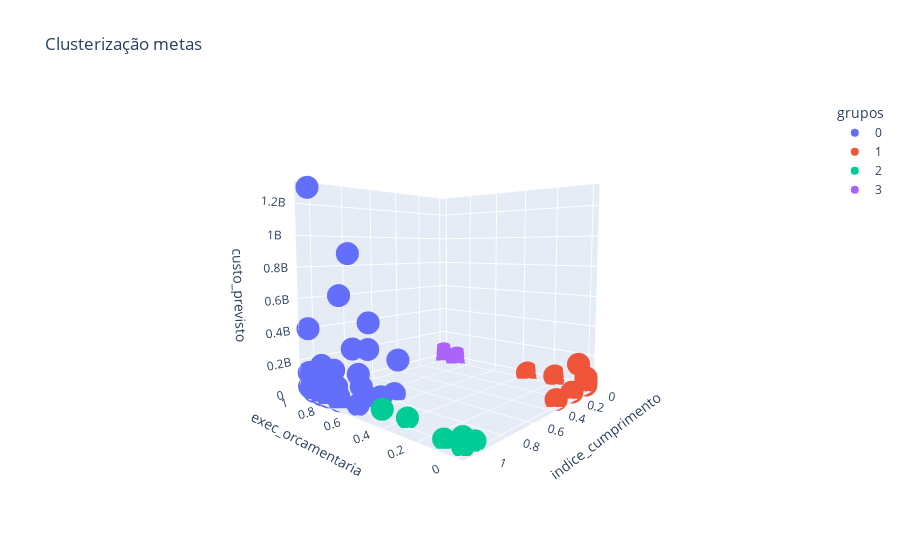

This figure's notebook cell:
### Code cell
fig = px.scatter_3d(df, x='exec_orcamentaria', y='indice_cumprimento', z='custo_previsto',
              color='grupos', title = "Clusterização metas")
fig.show()

### Figure 1 — Plotly figure (JSON) as saved in the notebook; plotly's stock layout.template omitted (floating-point values rounded to 4 significant figures)
{"data": [{"hovertemplate": "grupos=0<br>exec_orcamentaria=%{x}<br>indice_cumprimento=%{y}<br>custo_previsto=%{z}<extra></extra>", "legendgroup": "0", "marker": {"color": "#636efa", "symbol": "circle"}, "mode": "markers", "name": "0", "scene": "scene", "showlegend": true, "type": "scatter3d", "x": [0.9736, 0.6566, 0.9299, 0.9994, 0.7362, 0.5883, 0.9585, 0.9441, 1, 0.9163, 0.8175, 0.6437, 0.6425, 0.8378, 0.729, 0.8589, 0.5261, 0.8356, 0.932, 1, 1, 0.7483, 1, 0.9383, 0.9965, 0.888, 0.9833, 0.7607, 0.6063, 0.859, 0.9491, 0.892, 0.9804], "y": [1.05, 0.961, 1.05, 0.664, 1.05, 0.816, 1.05, 0.923, 1, 1, 0.861, 0.88, 0.792, 1.05, 1, 0.846, 1.05, 0.9, 1.05, 1.05, 1.05, 1.05, 1.05, 1.009, 1, 1.05, 1.05, 1.044, 1.05, 1, 1.05, 1.05, 1.006], "z": [1297000000.0, 30000000, 55280000.0, 190300000.0, 642600000.0, 233800000.0, 3976540, 2396800, 0, 6713640, 17840000.0, 5565000.0, 0, 1592000, 888900000.0, 87060000.0, 509424520, 273300000.0, 86610000.0, 26630000.0, 118300000.0, 2756250, 405494158, 2800000, 200000, 189900000.0, 17230000.0, 25000000, 19512479, 153800000.0, 5465301, 0, 31000]}, {"hovertemplate": "grupos=1<br>exec_orcamentaria=%{x}<br>indice_cumprimento=%{y}<br>custo_previsto=%{z}<extra></extra>", "legendgroup": "1", "marker": {"color": "#EF553B", "symbol": "circle"}, "mode": "markers", "name": "1", "scene": "scene", "showlegend": true, "type": "scatter3d", "x": [0, 0, 0, 0, 0, 0, 0.009629, 0.04813, 0, 0, 0, 0, 0, 0, 0.1804, 0, 0, 0, 0, 0, 0, 0.2119, 0, 0, 0, 0, 0.3539, 0], "y": [0, 0, 0.333, 0, 0.096, 0, 0, 0, 0, 0, 0, 0, 0, 0, 0, 0, 0, 0, 0, 0, 0, 0, 0, 0, 0, 0.165, 0, 0], "z": [49829584, 1128000.0, 3000000, 200000, 166000000.0, 0, null, null, 3538000.0, 20530000.0, 2400000, 755500.0, 26500000, 12890000.0, 19730000.0, 36020000.0, 37770000.0, 0, 3000000, 770000, 2600000, null, 5158150, 5650000, 0, 0, 321000.0, 500000]}, {"hovertemplate": "grupos=2<br>exec_orcamentaria=%{x}<br>indice_cumprimento=%{y}<br>custo_previsto=%{z}<extra></extra>", "legendgroup": "2", "marker": {"color": "#00cc96", "symbol": "circle"}, "mode": "markers", "name": "2", "scene": "scene", "showlegend": true, "type": "scatter3d", "x": [0, 0, 0.4414, 0, 0, 0, 0, 0, 0, 0, 0, 0, 0, 0, 0, 0, 0, 0.0921, 0.3381, 0], "y": [1, 1.05, 1.05, 1.049, 1.05, 1, 1, 1, 1, 1.05, 1.05, 1.05, 1.05, 0.976, 1.05, 1.05, 1.05, 1.05, 1, 1.05], "z": [57870.0, 0, 44680000.0, 0, 17270000.0, 0, 0, 0, 0, 0, 0, 0, 49240320, 0, 50224000, 225000, 0, 4775000, 11320000.0, 548700.0]}, {"hovertemplate": "grupos=3<br>exec_orcamentaria=%{x}<br>indice_cumprimento=%{y}<br>custo_previsto=%{z}<extra></extra>", "legendgroup": "3", "marker": {"color": "#ab63fa", "symbol": "circle"}, "mode": "markers", "name": "3", "scene": "scene", "showlegend": true, "type": "scatter3d", "x": [0.9086, 0.8849, 0.8156, 1], "y": [0, 0, 0, 0], "z": [null, 2590000, null, 16050000]}], "layout": {"autosize": true, "legend": {"title": {"text": "grupos"}, "tracegroupgap": 0}, "scene": {"aspectmode": "auto", "aspectratio": {"x": 1, "y": 1, "z": 1}, "camera": {"center": {"x": 0, "y": 0, "z": 0}, "eye": {"x": -1.427, "y": 1.617, "z": 0.1943}, "projection": {"type": "perspective"}, "up": {"x": 0, "y": 0, "z": 1}}, "domain": {"x": [0, 1], "y": [0, 1]}, "xaxis": {"title": {"text": "exec_orcamentaria"}, "type": "linear"}, "yaxis": {"title": {"text": "indice_cumprimento"}, "type": "linear"}, "zaxis": {"title": {"text": "custo_previsto"}, "type": "linear"}}, "title": {"text": "Clusterização metas"}}}
